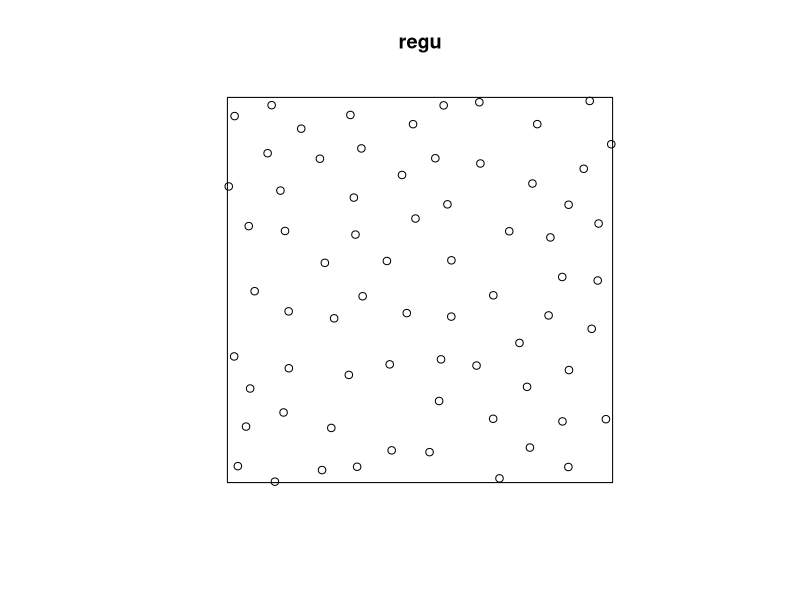
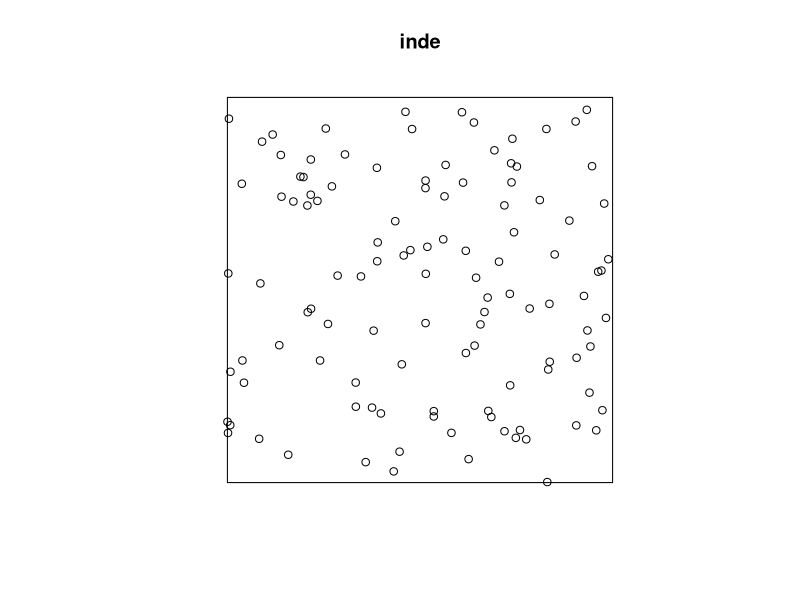
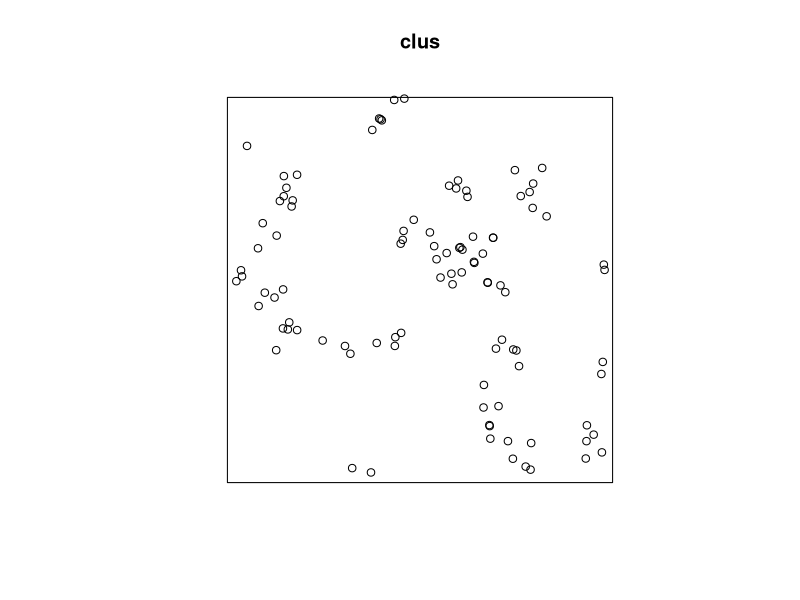
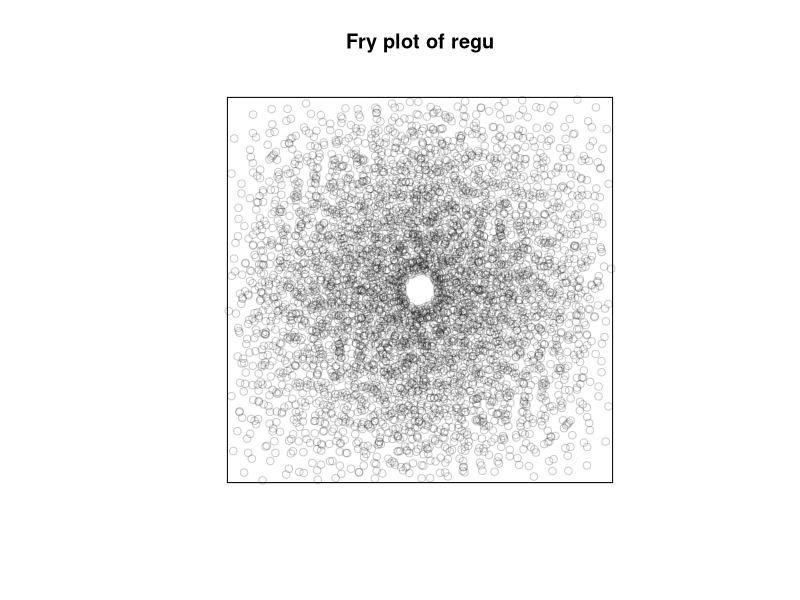
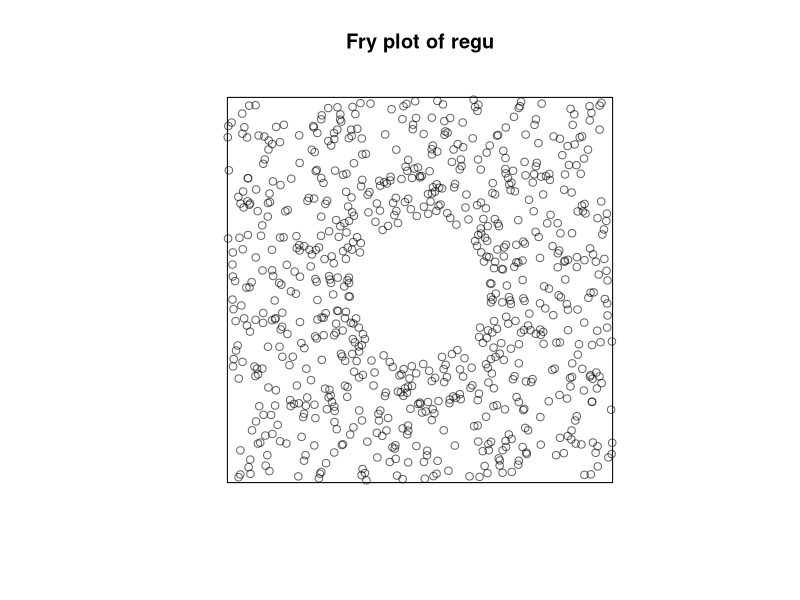
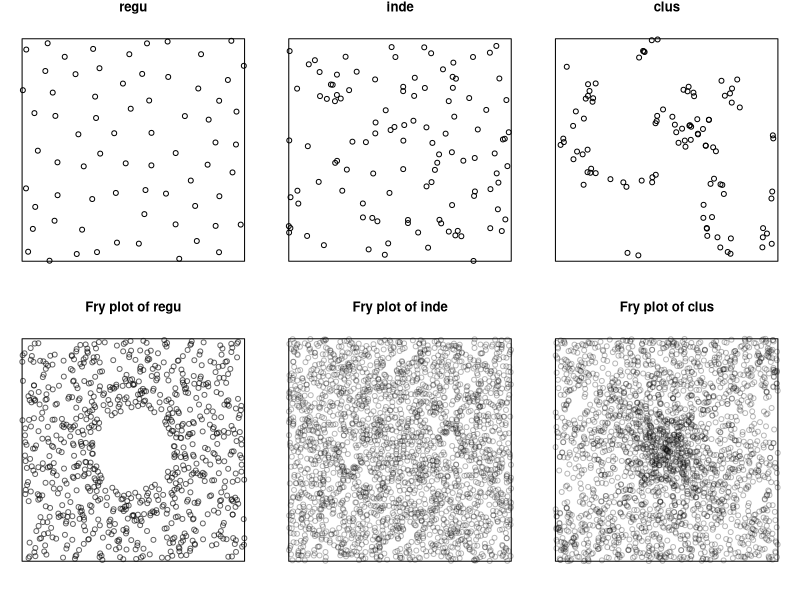
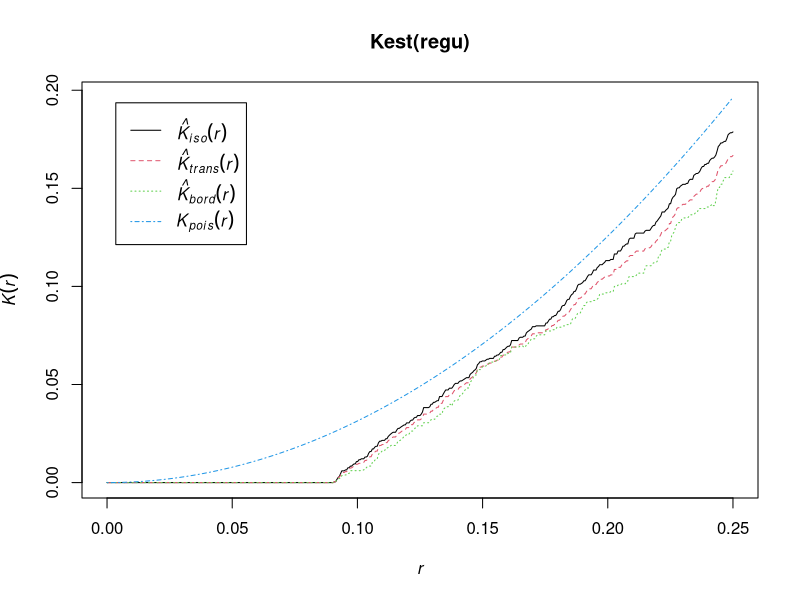
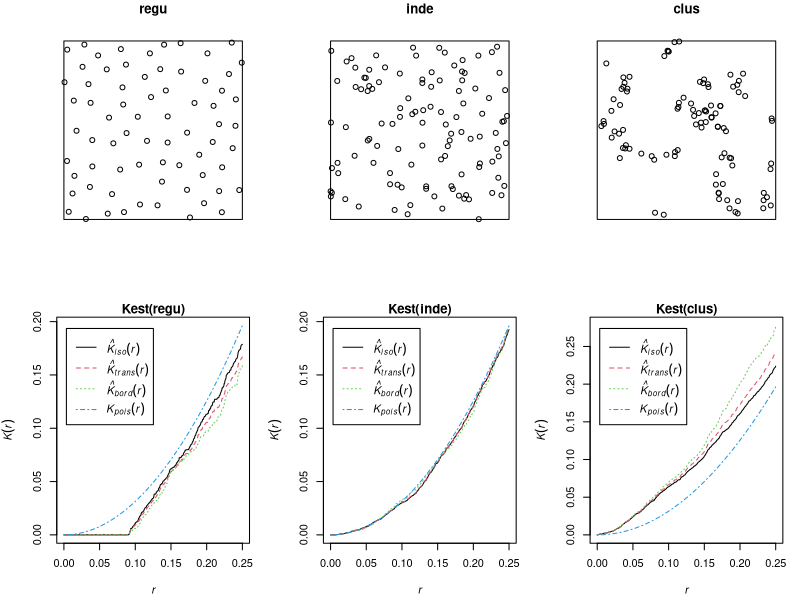

The R script that drew these images, in order:
#'      SSAI course on spatial point patterns with spatstat
#'                     Perth, May 2017
#' 
#'                   Lecturer's R script 
#'                  Session 6: Correlation
#' 
#'         Copyright (c) Adrian Baddeley and Ege Rubak 2017
#' 
library(spatstat)

set.seed(42)
inde <- rpoispp(100)
regu <- rSSI(0.09, 70)
clus <- rMatClust(30, 0.05, 4)

plot(regu)
plot(inde)
plot(clus)

fryplot(regu)
fryplot(regu, width=0.5)

#' [resize window to 3 x 2]
par0 <- par(mfrow=c(2,3), mar=rep(1,4))
plot(regu)
plot(inde)
plot(clus)
fryplot(regu, width=0.5)
fryplot(inde, width=0.5)
fryplot(clus, width=0.5)
par23 <- par(par0)

plot(Kest(regu))
Kest(regu)

par(mfrow=c(2,3), mar=0.3+c(4,4,1,1))
plot(regu)
plot(inde)
plot(clus)
plot(Kest(regu))
plot(Kest(inde))
plot(Kest(clus))
par23x <- par(par0)

K <- Kest(regu)
plot(K, . ~ r)
plot(K, iso ~ r)
plot(K, . - theo ~ r)
plot(K, sqrt(./pi) ~ r)

plot(Lest(regu))

par(par23x)
plot(regu)
plot(inde)
plot(clus)
plot(Lest(regu))
plot(Lest(inde))
plot(Lest(clus))
par(par0)

plot(pcf(regu))
plot(pcf(clus))
plot(pcf(clus, divisor="d"))

par(par23x)
plot(regu)
plot(inde)
plot(clus)
plot(pcf(regu))
plot(pcf(inde))
plot(pcf(clus))
par(par0)

#' inhomogeneous?
par(mar=0.5+c(4,4,2,1))
X <- rpoispp(function(x,y){ 1000 * exp(- 10 * ((x-0.5)^2+(y-0.5)^2)) })
par(mfrow=c(1,2))
plot(X)
plot(Kest(X))
#' [Kest is 'fooled']
par(mfrow=c(1,3))
plot(X)
plot(density(X, sigma=bw.scott))
plot(Kinhom(X, sigma=bw.scott))
#' sensitive to estimation of lambda
